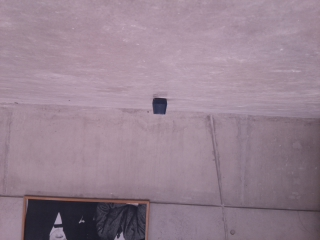
#> input picture motherforker-9000/images/sitterzaal/110cm.jpg, 320 x 240 px, found by its file name
$ jupyter execute threshold.ipynb
#> lines starting #> are read from the running program, lines starting #| are printed output that depends on the picture; after the words box and inside, x2 and y2 are one past the last pixel; in counts of white or black regions, pixels touching at a corner belong together
[cell 1]
import cv2
from matplotlib import pyplot as plt
import numpy as np

[cell 2]
img = cv2.imread('../motherforker-9000/images/sitterzaal/110cm.jpg',0)
#> img: shape (240, 320); min 28, max 183, mean 137.7
img = cv2.flip(img, -1)
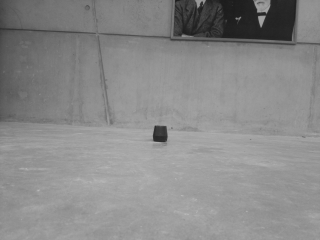
#> img: shape (240, 320); min 28, max 183, mean 137.7

# show original image
plt.figure(figsize=(10,10))
plt.subplot(1, 1, 1)
plt.imshow(img)
plt.title('original')
plt.show()

# threshold image
img_threshold = cv2.threshold(img,70,255,cv2.THRESH_BINARY)[1]
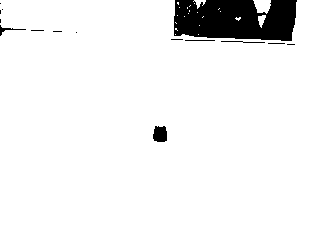
#> img_threshold: shape (240, 320); 93.9% white; 15 black regions (10 under 20 px), largest, box (x1, y1, x2, y2) and area: (174, 0, 297, 41) 4258, (153, 126, 167, 142) 194, (0, 25, 26, 36) 58, (221, 41, 265, 43) 44, (185, 40, 215, 41) 30

# nb_components, output, stats, centroids = cv2.connectedComponentsWithStats(img)
# Without statistics
nb_components, output = cv2.connectedComponents(img_threshold, connectivity=8)
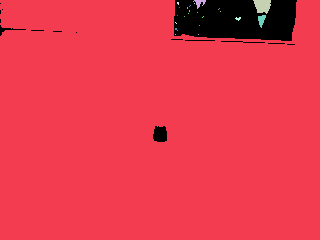
#> output: shape (240, 320) int32; 24 distinct labels, from 0 to 23; one colour per label, 0 black
#> nb_components = 24
# Show connected components with random colours
colors = [np.random.randint(0,255,3) for _ in range(nb_components)]
colors[0] = [0, 0, 0] # for background
img_connected = np.zeros((output.shape[0], output.shape[1], 3), dtype=np.uint8)
for i in range(1, nb_components):
    img_connected[output == i] = colors[i]
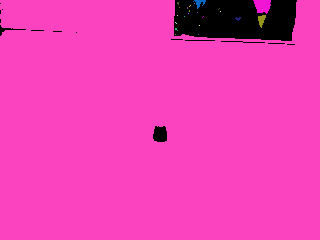
#> img_connected: shape (240, 320, 3); mean of channels 0, 1, 2 180.2, 62.9, 235.4; drawn as B, G, R
plt.figure(figsize=(10,10))
plt.subplot(1, 1, 1)
plt.imshow(img_connected)
plt.title('connected components')
plt.show()

$ run again, with motherforker-9000/images/sitterzaal/20cm.jpg copied over motherforker-9000/images/sitterzaal/110cm.jpg
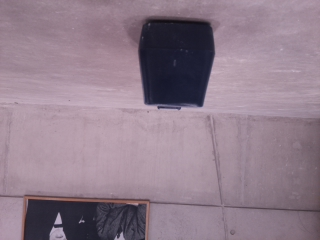
#> input picture motherforker-9000/images/sitterzaal/20cm.jpg, 320 x 240 px, found by its file name
#> img_threshold: shape (240, 320); 87.3% white; 18 black regions (15 under 20 px), largest, box (x1, y1, x2, y2) and area: (106, 133, 181, 222) 5794, (174, 0, 296, 41) 3919, (0, 28, 23, 30) 30
#> `nb_components, output = cv2.connectedComponents(img_threshold, connect..`:
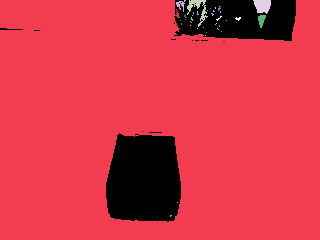
#> output: shape (240, 320) int32; 36 distinct labels, from 0 to 35; one colour per label, 0 black
#> nb_components = 36
#> after the loop `for i in range(1, nb_components):`:
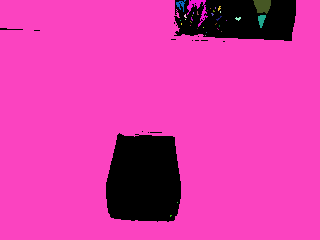
#> img_connected: shape (240, 320, 3); mean of channels 0, 1, 2 167.1, 58.6, 218.1; drawn as B, G, R
